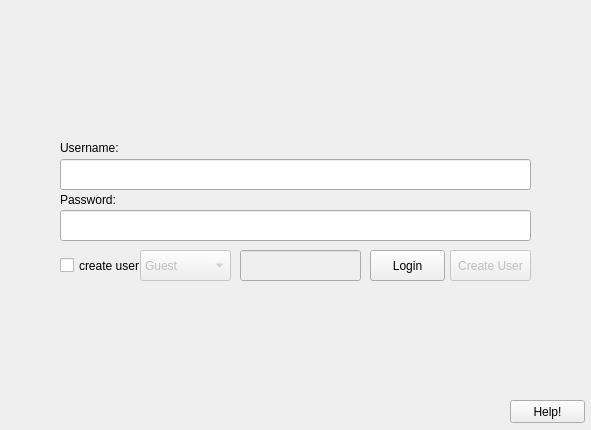
<?xml version="1.0" encoding="UTF-8"?>
<ui version="4.0">
 <class>newnew</class>
 <widget class="QDialog" name="newnew">
  <property name="geometry">
   <rect>
    <x>0</x>
    <y>0</y>
    <width>591</width>
    <height>430</height>
   </rect>
  </property>
  <property name="maximumSize">
   <size>
    <width>1000</width>
    <height>430</height>
   </size>
  </property>
  <property name="windowTitle">
   <string>Dialog</string>
  </property>
  <property name="styleSheet">
   <string notr="true">/*
 * The MIT License (MIT)
 *
 * Copyright (c) &lt;2013-2014&gt; &lt;Colin Duquesnoy&gt;
 *
 * Permission is hereby granted, free of charge, to any person obtaining a copy
 * of this software and associated documentation files (the &quot;Software&quot;), to deal
 * in the Software without restriction, including without limitation the rights
 * to use, copy, modify, merge, publish, distribute, sublicense, and/or sell
 * copies of the Software, and to permit persons to whom the Software is
 * furnished to do so, subject to the following conditions:

 * The above copyright notice and this permission notice shall be included in
 * all copies or substantial portions of the Software.

 * THE SOFTWARE IS PROVIDED &quot;AS IS&quot;, WITHOUT WARRANTY OF ANY KIND, EXPRESS OR
 * IMPLIED, INCLUDING BUT NOT LIMITED TO THE WARRANTIES OF MERCHANTABILITY,
 * FITNESS FOR A PARTICULAR PURPOSE AND NONINFRINGEMENT. IN NO EVENT SHALL THE
 * AUTHORS OR COPYRIGHT HOLDERS BE LIABLE FOR ANY CLAIM, DAMAGES OR OTHER
 * LIABILITY, WHETHER IN AN ACTION OF CONTRACT, TORT OR OTHERWISE, ARISING FROM,
 * OUT OF OR IN CONNECTION WITH THE SOFTWARE OR THE USE OR OTHER DEALINGS IN
 * THE SOFTWARE.
 */
QToolTip
{
    border: 1px solid #76797C;
    background-color: rgb(90, 102, 117);;
    color: white;
    padding: 5px;
    opacity: 200;
}

QWidget
{
    color: #eff0f1;
    background-color: #31363b;
    selection-background-color:#3daee9;
    selection-color: #eff0f1;
    background-clip: border;
    border-image: none;
    border: 0px transparent black;
    outline: 0;
}

QWidget:item:hover
{
    background-color: #18465d;
    color: #eff0f1;
}

QWidget:item:selected
{
    background-color: #18465d;
}

QCheckBox
{
    spacing: 5px;
    outline: none;
    color: #eff0f1;
    margin-bottom: 2px;
}

QCheckBox:disabled
{
    color: #76797C;
}

QCheckBox::indicator,
QGroupBox::indicator
{
    width: 18px;
    height: 18px;
}
QGroupBox::indicator
{
    margin-left: 2px;
}

QCheckBox::indicator:unchecked
{
    image: url(:/qss_icons/rc/checkbox_unchecked.png);
}

QCheckBox::indicator:unchecked:hover,
QCheckBox::indicator:unchecked:focus,
QCheckBox::indicator:unchecked:pressed,
QGroupBox::indicator:unchecked:hover,
QGroupBox::indicator:unchecked:focus,
QGroupBox::indicator:unchecked:pressed
{
  border: none;
    image: url(:/qss_icons/rc/checkbox_unchecked_focus.png);
}

QCheckBox::indicator:checked
{
    image: url(:/qss_icons/rc/checkbox_checked.png);
}

QCheckBox::indicator:checked:hover,
QCheckBox::indicator:checked:focus,
QCheckBox::indicator:checked:pressed,
QGroupBox::indicator:checked:hover,
QGroupBox::indicator:checked:focus,
QGroupBox::indicator:checked:pressed
{
  border: none;
    image: url(:/qss_icons/rc/checkbox_checked_focus.png);
}


QCheckBox::indicator:indeterminate
{
    image: url(:/qss_icons/rc/checkbox_indeterminate.png);
}

QCheckBox::indicator:indeterminate:focus,
QCheckBox::indicator:indeterminate:hover,
QCheckBox::indicator:indeterminate:pressed
{
    image: url(:/qss_icons/rc/checkbox_indeterminate_focus.png);
}

QCheckBox::indicator:checked:disabled,
QGroupBox::indicator:checked:disabled
{
    image: url(:/qss_icons/rc/checkbox_checked_disabled.png);
}

QCheckBox::indicator:unchecked:disabled,
QGroupBox::indicator:unchecked:disabled
{
    image: url(:/qss_icons/rc/checkbox_unchecked_disabled.png);
}

QRadioButton
{
    spacing: 5px;
    outline: none;
    color: #eff0f1;
    margin-bottom: 2px;
}

QRadioButton:disabled
{
    color: #76797C;
}
QRadioButton::indicator
{
    width: 21px;
    height: 21px;
}

QRadioButton::indicator:unchecked
{
    image: url(:/qss_icons/rc/radio_unchecked.png);
}


QRadioButton::indicator:unchecked:hover,
QRadioButton::indicator:unchecked:focus,
QRadioButton::indicator:unchecked:pressed
{
    border: none;
    outline: none;
    image: url(:/qss_icons/rc/radio_unchecked_focus.png);
}

QRadioButton::indicator:checked
{
    border: none;
    outline: none;
    image: url(:/qss_icons/rc/radio_checked.png);
}

QRadioButton::indicator:checked:hover,
QRadioButton::indicator:checked:focus,
QRadioButton::indicator:checked:pressed
{
    border: none;
    outline: none;
    image: url(:/qss_icons/rc/radio_checked_focus.png);
}

QRadioButton::indicator:checked:disabled
{
    outline: none;
    image: url(:/qss_icons/rc/radio_checked_disabled.png);
}

QRadioButton::indicator:unchecked:disabled
{
    image: url(:/qss_icons/rc/radio_unchecked_disabled.png);
}


QMenuBar
{
    background-color: #31363b;
    color: #eff0f1;
}

QMenuBar::item
{
    background: transparent;
}

QMenuBar::item:selected
{
    background: transparent;
    border: 1px solid #76797C;
}

QMenuBar::item:pressed
{
    border: 1px solid #76797C;
    background-color: #3daee9;
    color: #eff0f1;
    margin-bottom:-1px;
    padding-bottom:1px;
}

QMenu
{
    border: 1px solid #76797C;
    color: #eff0f1;
    margin: 2px;
}

QMenu::icon
{
    margin: 5px;
}

QMenu::item
{
    padding: 5px 30px 5px 30px;
    margin-left: 5px;
    border: 1px solid transparent; /* reserve space for selection border */
}

QMenu::item:selected
{
    color: #eff0f1;
}

QMenu::separator {
    height: 2px;
    background: lightblue;
    margin-left: 10px;
    margin-right: 5px;
}

QMenu::indicator {
    width: 18px;
    height: 18px;
}

/* non-exclusive indicator = check box style indicator
   (see QActionGroup::setExclusive) */
QMenu::indicator:non-exclusive:unchecked {
    image: url(:/qss_icons/rc/checkbox_unchecked.png);
}

QMenu::indicator:non-exclusive:unchecked:selected {
    image: url(:/qss_icons/rc/checkbox_unchecked_disabled.png);
}

QMenu::indicator:non-exclusive:checked {
    image: url(:/qss_icons/rc/checkbox_checked.png);
}

QMenu::indicator:non-exclusive:checked:selected {
    image: url(:/qss_icons/rc/checkbox_checked_disabled.png);
}

/* exclusive indicator = radio button style indicator (see QActionGroup::setExclusive) */
QMenu::indicator:exclusive:unchecked {
    image: url(:/qss_icons/rc/radio_unchecked.png);
}

QMenu::indicator:exclusive:unchecked:selected {
    image: url(:/qss_icons/rc/radio_unchecked_disabled.png);
}

QMenu::indicator:exclusive:checked {
    image: url(:/qss_icons/rc/radio_checked.png);
}

QMenu::indicator:exclusive:checked:selected {
    image: url(:/qss_icons/rc/radio_checked_disabled.png);
}

QMenu::right-arrow {
    margin: 5px;
    image: url(:/qss_icons/rc/right_arrow.png)
}


QWidget:disabled
{
    color: #454545;
    background-color: #31363b;
}

QAbstractItemView
{
    alternate-background-color: #31363b;
    color: #eff0f1;
    border: 1px solid 3A3939;
    border-radius: 2px;
}

QWidget:focus, QMenuBar:focus
{
    border: 1px solid #3daee9;
}

QTabWidget:focus, QCheckBox:focus, QRadioButton:focus, QSlider:focus
{
    border: none;
}

QLineEdit
{
    background-color: #232629;
    padding: 5px;
    border-style: solid;
    border: 1px solid #76797C;
    border-radius: 2px;
    color: #eff0f1;
}

QAbstractItemView QLineEdit
{
    padding: 0;
}

QGroupBox {
    border:1px solid #76797C;
    border-radius: 2px;
    margin-top: 20px;
}

QGroupBox::title {
    subcontrol-origin: margin;
    subcontrol-position: top center;
    padding-left: 10px;
    padding-right: 10px;
    padding-top: 10px;
}

QAbstractScrollArea
{
    border-radius: 2px;
    border: 1px solid #76797C;
    background-color: transparent;
}

QScrollBar:horizontal
{
    height: 15px;
    margin: 3px 15px 3px 15px;
    border: 1px transparent #2A2929;
    border-radius: 4px;
    background-color: #2A2929;
}

QScrollBar::handle:horizontal
{
    background-color: #605F5F;
    min-width: 5px;
    border-radius: 4px;
}

QScrollBar::add-line:horizontal
{
    margin: 0px 3px 0px 3px;
    border-image: url(:/qss_icons/rc/right_arrow_disabled.png);
    width: 10px;
    height: 10px;
    subcontrol-position: right;
    subcontrol-origin: margin;
}

QScrollBar::sub-line:horizontal
{
    margin: 0px 3px 0px 3px;
    border-image: url(:/qss_icons/rc/left_arrow_disabled.png);
    height: 10px;
    width: 10px;
    subcontrol-position: left;
    subcontrol-origin: margin;
}

QScrollBar::add-line:horizontal:hover,QScrollBar::add-line:horizontal:on
{
    border-image: url(:/qss_icons/rc/right_arrow.png);
    height: 10px;
    width: 10px;
    subcontrol-position: right;
    subcontrol-origin: margin;
}


QScrollBar::sub-line:horizontal:hover, QScrollBar::sub-line:horizontal:on
{
    border-image: url(:/qss_icons/rc/left_arrow.png);
    height: 10px;
    width: 10px;
    subcontrol-position: left;
    subcontrol-origin: margin;
}

QScrollBar::up-arrow:horizontal, QScrollBar::down-arrow:horizontal
{
    background: none;
}


QScrollBar::add-page:horizontal, QScrollBar::sub-page:horizontal
{
    background: none;
}

QScrollBar:vertical
{
    background-color: #2A2929;
    width: 15px;
    margin: 15px 3px 15px 3px;
    border: 1px transparent #2A2929;
    border-radius: 4px;
}

QScrollBar::handle:vertical
{
    background-color: #605F5F;
    min-height: 5px;
    border-radius: 4px;
}

QScrollBar::sub-line:vertical
{
    margin: 3px 0px 3px 0px;
    border-image: url(:/qss_icons/rc/up_arrow_disabled.png);
    height: 10px;
    width: 10px;
    subcontrol-position: top;
    subcontrol-origin: margin;
}

QScrollBar::add-line:vertical
{
    margin: 3px 0px 3px 0px;
    border-image: url(:/qss_icons/rc/down_arrow_disabled.png);
    height: 10px;
    width: 10px;
    subcontrol-position: bottom;
    subcontrol-origin: margin;
}

QScrollBar::sub-line:vertical:hover,QScrollBar::sub-line:vertical:on
{

    border-image: url(:/qss_icons/rc/up_arrow.png);
    height: 10px;
    width: 10px;
    subcontrol-position: top;
    subcontrol-origin: margin;
}


QScrollBar::add-line:vertical:hover, QScrollBar::add-line:vertical:on
{
    border-image: url(:/qss_icons/rc/down_arrow.png);
    height: 10px;
    width: 10px;
    subcontrol-position: bottom;
    subcontrol-origin: margin;
}

QScrollBar::up-arrow:vertical, QScrollBar::down-arrow:vertical
{
    background: none;
}


QScrollBar::add-page:vertical, QScrollBar::sub-page:vertical
{
    background: none;
}

QTextEdit
{
    background-color: #232629;
    color: #eff0f1;
    border: 1px solid #76797C;
}

QPlainTextEdit
{
    background-color: #232629;;
    color: #eff0f1;
    border-radius: 2px;
    border: 1px solid #76797C;
}

QHeaderView::section
{
    background-color: #76797C;
    color: #eff0f1;
    padding: 5px;
    border: 1px solid #76797C;
}

QSizeGrip {
    image: url(:/qss_icons/rc/sizegrip.png);
    width: 12px;
    height: 12px;
}


QMainWindow::separator
{
    background-color: #31363b;
    color: white;
    padding-left: 4px;
    spacing: 2px;
    border: 1px dashed #76797C;
}

QMainWindow::separator:hover
{

    background-color: #787876;
    color: white;
    padding-left: 4px;
    border: 1px solid #76797C;
    spacing: 2px;
}


QMenu::separator
{
    height: 1px;
    background-color: #76797C;
    color: white;
    padding-left: 4px;
    margin-left: 10px;
    margin-right: 5px;
}


QFrame
{
    border-radius: 2px;
    border: 1px solid #76797C;
}

QFrame[frameShape=&quot;0&quot;]
{
    border-radius: 2px;
    border: 1px transparent #76797C;
}

QStackedWidget
{
    border: 1px transparent black;
}

QToolBar {
    border: 1px transparent #393838;
    background: 1px solid #31363b;
    font-weight: bold;
}

QToolBar::handle:horizontal {
    image: url(:/qss_icons/rc/Hmovetoolbar.png);
}
QToolBar::handle:vertical {
    image: url(:/qss_icons/rc/Vmovetoolbar.png);
}
QToolBar::separator:horizontal {
    image: url(:/qss_icons/rc/Hsepartoolbar.png);
}
QToolBar::separator:vertical {
    image: url(:/qss_icons/rc/Vsepartoolbar.png);
}
QToolButton#qt_toolbar_ext_button {
    background: #58595a
}

QPushButton
{
    color: #eff0f1;
    background-color: #31363b;
    border-width: 1px;
    border-color: #76797C;
    border-style: solid;
    padding: 5px;
    border-radius: 2px;
    outline: none;
}

QPushButton:disabled
{
    background-color: #31363b;
    border-width: 1px;
    border-color: #454545;
    border-style: solid;
    padding-top: 5px;
    padding-bottom: 5px;
    padding-left: 10px;
    padding-right: 10px;
    border-radius: 2px;
    color: #454545;
}

QPushButton:focus {
    background-color: #3daee9;
    color: white;
}

QPushButton:pressed
{
    background-color: #3daee9;
    padding-top: -15px;
    padding-bottom: -17px;
}

QComboBox
{
    selection-background-color: #3daee9;
    border-style: solid;
    border: 1px solid #76797C;
    border-radius: 2px;
    padding: 5px;
    min-width: 75px;
}

QPushButton:checked{
    background-color: #76797C;
    border-color: #6A6969;
}

QComboBox:hover,QPushButton:hover,QAbstractSpinBox:hover,QLineEdit:hover,QTextEdit:hover,QPlainTextEdit:hover,QAbstractView:hover,QTreeView:hover
{
    border: 1px solid #3daee9;
    color: #eff0f1;
}

QComboBox:on
{
    padding-top: 3px;
    padding-left: 4px;
    selection-background-color: #4a4a4a;
}

QComboBox QAbstractItemView
{
    background-color: #232629;
    border-radius: 2px;
    border: 1px solid #76797C;
    selection-background-color: #18465d;
}

QComboBox::drop-down
{
    subcontrol-origin: padding;
    subcontrol-position: top right;
    width: 15px;

    border-left-width: 0px;
    border-left-color: darkgray;
    border-left-style: solid;
    border-top-right-radius: 3px;
    border-bottom-right-radius: 3px;
}

QComboBox::down-arrow
{
    image: url(:/qss_icons/rc/down_arrow_disabled.png);
}

QComboBox::down-arrow:on, QComboBox::down-arrow:hover,
QComboBox::down-arrow:focus
{
    image: url(:/qss_icons/rc/down_arrow.png);
}

QAbstractSpinBox {
    padding: 5px;
    border: 1px solid #76797C;
    background-color: #232629;
    color: #eff0f1;
    border-radius: 2px;
    min-width: 75px;
}

QAbstractSpinBox:up-button
{
    background-color: transparent;
    subcontrol-origin: border;
    subcontrol-position: center right;
}

QAbstractSpinBox:down-button
{
    background-color: transparent;
    subcontrol-origin: border;
    subcontrol-position: center left;
}

QAbstractSpinBox::up-arrow,QAbstractSpinBox::up-arrow:disabled,QAbstractSpinBox::up-arrow:off {
    image: url(:/qss_icons/rc/up_arrow_disabled.png);
    width: 10px;
    height: 10px;
}
QAbstractSpinBox::up-arrow:hover
{
    image: url(:/qss_icons/rc/up_arrow.png);
}


QAbstractSpinBox::down-arrow,QAbstractSpinBox::down-arrow:disabled,QAbstractSpinBox::down-arrow:off
{
    image: url(:/qss_icons/rc/down_arrow_disabled.png);
    width: 10px;
    height: 10px;
}
QAbstractSpinBox::down-arrow:hover
{
    image: url(:/qss_icons/rc/down_arrow.png);
}


QLabel
{
    border: 0px solid black;
}

QTabWidget{
    border: 0px transparent black;
}

QTabWidget::pane {
    border: 1px solid #76797C;
    padding: 5px;
    margin: 0px;
}

QTabWidget::tab-bar {
    left: 5px; /* move to the right by 5px */
}

QTabBar
{
    qproperty-drawBase: 0;
    border-radius: 3px;
}

QTabBar:focus
{
    border: 0px transparent black;
}

QTabBar::close-button  {
    image: url(:/qss_icons/rc/close.png);
    background: transparent;
}

QTabBar::close-button:hover
{
    image: url(:/qss_icons/rc/close-hover.png);
    background: transparent;
}

QTabBar::close-button:pressed {
    image: url(:/qss_icons/rc/close-pressed.png);
    background: transparent;
}

/* TOP TABS */
QTabBar::tab:top {
    color: #eff0f1;
    border: 1px solid #76797C;
    border-bottom: 1px transparent black;
    background-color: #31363b;
    padding: 5px;
    min-width: 50px;
    border-top-left-radius: 2px;
    border-top-right-radius: 2px;
}

QTabBar::tab:top:!selected
{
    color: #eff0f1;
    background-color: #54575B;
    border: 1px solid #76797C;
    border-bottom: 1px transparent black;
    border-top-left-radius: 2px;
    border-top-right-radius: 2px;    
}

QTabBar::tab:top:!selected:hover {
    background-color: #3daee9;
}

/* BOTTOM TABS */
QTabBar::tab:bottom {
    color: #eff0f1;
    border: 1px solid #76797C;
    border-top: 1px transparent black;
    background-color: #31363b;
    padding: 5px;
    border-bottom-left-radius: 2px;
    border-bottom-right-radius: 2px;
    min-width: 50px;
}

QTabBar::tab:bottom:!selected
{
    color: #eff0f1;
    background-color: #54575B;
    border: 1px solid #76797C;
    border-top: 1px transparent black;
    border-bottom-left-radius: 2px;
    border-bottom-right-radius: 2px;
}

QTabBar::tab:bottom:!selected:hover {
    background-color: #3daee9;
}

/* LEFT TABS */
QTabBar::tab:left {
    color: #eff0f1;
    border: 1px solid #76797C;
    border-left: 1px transparent black;
    background-color: #31363b;
    padding: 5px;
    border-top-right-radius: 2px;
    border-bottom-right-radius: 2px;
    min-height: 50px;
}

QTabBar::tab:left:!selected
{
    color: #eff0f1;
    background-color: #54575B;
    border: 1px solid #76797C;
    border-left: 1px transparent black;
    border-top-right-radius: 2px;
    border-bottom-right-radius: 2px;
}

QTabBar::tab:left:!selected:hover {
    background-color: #3daee9;
}


/* RIGHT TABS */
QTabBar::tab:right {
    color: #eff0f1;
    border: 1px solid #76797C;
    border-right: 1px transparent black;
    background-color: #31363b;
    padding: 5px;
    border-top-left-radius: 2px;
    border-bottom-left-radius: 2px;
    min-height: 50px;
}

QTabBar::tab:right:!selected
{
    color: #eff0f1;
    background-color: #54575B;
    border: 1px solid #76797C;
    border-right: 1px transparent black;
    border-top-left-radius: 2px;
    border-bottom-left-radius: 2px;
}

QTabBar::tab:right:!selected:hover {
    background-color: #3daee9;
}

QTabBar QToolButton::right-arrow:enabled {
     image: url(:/qss_icons/rc/right_arrow.png);
 }

 QTabBar QToolButton::left-arrow:enabled {
     image: url(:/qss_icons/rc/left_arrow.png);
 }

QTabBar QToolButton::right-arrow:disabled {
     image: url(:/qss_icons/rc/right_arrow_disabled.png);
 }

 QTabBar QToolButton::left-arrow:disabled {
     image: url(:/qss_icons/rc/left_arrow_disabled.png);
 }


QDockWidget {
    background: #31363b;
    border: 1px solid #403F3F;
    titlebar-close-icon: url(:/qss_icons/rc/close.png);
    titlebar-normal-icon: url(:/qss_icons/rc/undock.png);
}

QDockWidget::close-button, QDockWidget::float-button {
    border: 1px solid transparent;
    border-radius: 2px;
    background: transparent;
}

QDockWidget::close-button:hover, QDockWidget::float-button:hover {
    background: rgba(255, 255, 255, 10);
}

QDockWidget::close-button:pressed, QDockWidget::float-button:pressed {
    padding: 1px -1px -1px 1px;
    background: rgba(255, 255, 255, 10);
}

QTreeView, QListView
{
    border: 1px solid #76797C;
    background-color: #232629;
}

QTreeView:branch:selected, QTreeView:branch:hover
{
    background: url(:/qss_icons/rc/transparent.png);
}

QTreeView::branch:has-siblings:!adjoins-item {
    border-image: url(:/qss_icons/rc/transparent.png);
}

QTreeView::branch:has-siblings:adjoins-item {
    border-image: url(:/qss_icons/rc/transparent.png);
}

QTreeView::branch:!has-children:!has-siblings:adjoins-item {
    border-image: url(:/qss_icons/rc/transparent.png);
}

QTreeView::branch:has-children:!has-siblings:closed,
QTreeView::branch:closed:has-children:has-siblings {
    image: url(:/qss_icons/rc/branch_closed.png);
}

QTreeView::branch:open:has-children:!has-siblings,
QTreeView::branch:open:has-children:has-siblings  {
    image: url(:/qss_icons/rc/branch_open.png);
}

QTreeView::branch:has-children:!has-siblings:closed:hover,
QTreeView::branch:closed:has-children:has-siblings:hover {
    image: url(:/qss_icons/rc/branch_closed-on.png);
    }

QTreeView::branch:open:has-children:!has-siblings:hover,
QTreeView::branch:open:has-children:has-siblings:hover  {
    image: url(:/qss_icons/rc/branch_open-on.png);
    }

QListView::item:!selected:hover, QTreeView::item:!selected:hover  {
    background: #18465d;
    outline: 0;
    color: #eff0f1
}

QListView::item:selected:hover, QTreeView::item:selected:hover  {
    background: #287399;
    color: #eff0f1;
}

QSlider::groove:horizontal {
    border: 1px solid #565a5e;
    height: 4px;
    background: #565a5e;
    margin: 0px;
    border-radius: 2px;
}

QSlider::handle:horizontal {
    background: #232629;
    border: 1px solid #565a5e;
    width: 16px;
    height: 16px;
    margin: -8px 0;
    border-radius: 9px;
}

QSlider::groove:vertical {
    border: 1px solid #565a5e;
    width: 4px;
    background: #565a5e;
    margin: 0px;
    border-radius: 3px;
}

QSlider::handle:vertical {
    background: #232629;
    border: 1px solid #565a5e;
    width: 16px;
    height: 16px;
    margin: 0 -8px;
    border-radius: 9px;
}

QToolButton {
    background-color: transparent;
    border: 1px transparent #76797C;
    border-radius: 2px;
    margin: 3px;
    padding: 5px;
}

QToolButton[popupMode=&quot;1&quot;] { /* only for MenuButtonPopup */
 padding-right: 20px; /* make way for the popup button */
 border: 1px #76797C;
 border-radius: 5px;
}

QToolButton[popupMode=&quot;2&quot;] { /* only for InstantPopup */
 padding-right: 10px; /* make way for the popup button */
 border: 1px #76797C;
}


QToolButton:hover, QToolButton::menu-button:hover {
    background-color: transparent;
    border: 1px solid #3daee9;
    padding: 5px;
}

QToolButton:checked, QToolButton:pressed,
        QToolButton::menu-button:pressed {
    background-color: #3daee9;
    border: 1px solid #3daee9;
    padding: 5px;
}

/* the subcontrol below is used only in the InstantPopup or DelayedPopup mode */
QToolButton::menu-indicator {
    image: url(:/qss_icons/rc/down_arrow.png);
    top: -7px; left: -2px; /* shift it a bit */
}

/* the subcontrols below are used only in the MenuButtonPopup mode */
QToolButton::menu-button {
    border: 1px transparent #76797C;
    border-top-right-radius: 6px;
    border-bottom-right-radius: 6px;
    /* 16px width + 4px for border = 20px allocated above */
    width: 16px;
    outline: none;
}

QToolButton::menu-arrow {
    image: url(:/qss_icons/rc/down_arrow.png);
}

QToolButton::menu-arrow:open {
    border: 1px solid #76797C;
}

QPushButton::menu-indicator  {
    subcontrol-origin: padding;
    subcontrol-position: bottom right;
    left: 8px;
}

QTableView
{
    border: 1px solid #76797C;
    gridline-color: #31363b;
    background-color: #232629;
}


QTableView, QHeaderView
{
    border-radius: 0px;
}

QTableView::item:pressed, QListView::item:pressed, QTreeView::item:pressed  {
    background: #18465d;
    color: #eff0f1;
}

QTableView::item:selected:active, QTreeView::item:selected:active, QListView::item:selected:active  {
    background: #287399;
    color: #eff0f1;
}


QHeaderView
{
    background-color: #31363b;
    border: 1px transparent;
    border-radius: 0px;
    margin: 0px;
    padding: 0px;

}

QHeaderView::section  {
    background-color: #31363b;
    color: #eff0f1;
    padding: 5px;
    border: 1px solid #76797C;
    border-radius: 0px;
    text-align: center;
}

QHeaderView::section::vertical::first, QHeaderView::section::vertical::only-one
{
    border-top: 1px solid #76797C;
}

QHeaderView::section::vertical
{
    border-top: transparent;
}

QHeaderView::section::horizontal::first, QHeaderView::section::horizontal::only-one
{
    border-left: 1px solid #76797C;
}

QHeaderView::section::horizontal
{
    border-left: transparent;
}


QHeaderView::section:checked
 {
    color: white;
    background-color: #334e5e;
 }

 /* style the sort indicator */
QHeaderView::down-arrow {
    image: url(:/qss_icons/rc/down_arrow.png);
}

QHeaderView::up-arrow {
    image: url(:/qss_icons/rc/up_arrow.png);
}


QTableCornerButton::section {
    background-color: #31363b;
    border: 1px transparent #76797C;
    border-radius: 0px;
}

QToolBox  {
    padding: 5px;
    border: 1px transparent black;
}

QToolBox::tab {
    color: #eff0f1;
    background-color: #31363b;
    border: 1px solid #76797C;
    border-bottom: 1px transparent #31363b;
    border-top-left-radius: 5px;
    border-top-right-radius: 5px;
}

QToolBox::tab:selected { /* italicize selected tabs */
    font: italic;
    background-color: #31363b;
    border-color: #3daee9;
 }

QStatusBar::item {
    border: 0px transparent dark;
 }


QFrame[height=&quot;3&quot;], QFrame[width=&quot;3&quot;] {
    background-color: #76797C;
}


QSplitter::handle {
    border: 1px dashed #76797C;
}

QSplitter::handle:hover {
    background-color: #787876;
    border: 1px solid #76797C;
}

QSplitter::handle:horizontal {
    width: 1px;
}

QSplitter::handle:vertical {
    height: 1px;
}

QProgressBar {
    border: 1px solid #76797C;
    border-radius: 5px;
    text-align: center;
}

QProgressBar::chunk {
    background-color: #05B8CC;
}

QDateEdit
{
    selection-background-color: #3daee9;
    border-style: solid;
    border: 1px solid #3375A3;
    border-radius: 2px;
    padding: 1px;
    min-width: 75px;
}

QDateEdit:on
{
    padding-top: 3px;
    padding-left: 4px;
    selection-background-color: #4a4a4a;
}

QDateEdit QAbstractItemView
{
    background-color: #232629;
    border-radius: 2px;
    border: 1px solid #3375A3;
    selection-background-color: #3daee9;
}

QDateEdit::drop-down
{
    subcontrol-origin: padding;
    subcontrol-position: top right;
    width: 15px;
    border-left-width: 0px;
    border-left-color: darkgray;
    border-left-style: solid;
    border-top-right-radius: 3px;
    border-bottom-right-radius: 3px;
}

QDateEdit::down-arrow
{
    image: url(:/qss_icons/rc/down_arrow_disabled.png);
}

QDateEdit::down-arrow:on, QDateEdit::down-arrow:hover,
QDateEdit::down-arrow:focus
{
    image: url(:/qss_icons/rc/down_arrow.png);
}
</string>
  </property>
  <widget class="QLabel" name="label">
   <property name="geometry">
    <rect>
     <x>40</x>
     <y>20</y>
     <width>511</width>
     <height>91</height>
    </rect>
   </property>
   <property name="font">
    <font>
     <pointsize>4</pointsize>
    </font>
   </property>
   <property name="text">
    <string/>
   </property>
   <property name="pixmap">
    <pixmap resource="resources.qrc">:/Images/2D Graphic Label.png</pixmap>
   </property>
   <property name="scaledContents">
    <bool>true</bool>
   </property>
  </widget>
  <widget class="QLineEdit" name="nameEdit">
   <property name="geometry">
    <rect>
     <x>60</x>
     <y>159</y>
     <width>471</width>
     <height>31</height>
    </rect>
   </property>
   <property name="font">
    <font>
     <pointsize>8</pointsize>
    </font>
   </property>
  </widget>
  <widget class="QLineEdit" name="passwordEdit">
   <property name="geometry">
    <rect>
     <x>60</x>
     <y>210</y>
     <width>471</width>
     <height>31</height>
    </rect>
   </property>
   <property name="font">
    <font>
     <pointsize>8</pointsize>
    </font>
   </property>
  </widget>
  <widget class="QLabel" name="label_2">
   <property name="geometry">
    <rect>
     <x>60</x>
     <y>140</y>
     <width>121</width>
     <height>16</height>
    </rect>
   </property>
   <property name="text">
    <string>Username:</string>
   </property>
  </widget>
  <widget class="QLabel" name="label_3">
   <property name="geometry">
    <rect>
     <x>60</x>
     <y>190</y>
     <width>151</width>
     <height>20</height>
    </rect>
   </property>
   <property name="text">
    <string>Password:</string>
   </property>
  </widget>
  <widget class="QPushButton" name="createButton">
   <property name="enabled">
    <bool>false</bool>
   </property>
   <property name="geometry">
    <rect>
     <x>450</x>
     <y>250</y>
     <width>81</width>
     <height>31</height>
    </rect>
   </property>
   <property name="text">
    <string>Create User</string>
   </property>
  </widget>
  <widget class="QPushButton" name="loginButton">
   <property name="geometry">
    <rect>
     <x>370</x>
     <y>250</y>
     <width>75</width>
     <height>31</height>
    </rect>
   </property>
   <property name="text">
    <string>Login</string>
   </property>
  </widget>
  <widget class="QPushButton" name="pushButton_3">
   <property name="geometry">
    <rect>
     <x>510</x>
     <y>400</y>
     <width>75</width>
     <height>23</height>
    </rect>
   </property>
   <property name="text">
    <string>Help!</string>
   </property>
  </widget>
  <widget class="QLabel" name="falling">
   <property name="geometry">
    <rect>
     <x>-4</x>
     <y>-1</y>
     <width>621</width>
     <height>421</height>
    </rect>
   </property>
   <property name="text">
    <string/>
   </property>
   <property name="pixmap">
    <pixmap resource="resources.qrc">:/Images/fallingleaves.gif</pixmap>
   </property>
   <property name="scaledContents">
    <bool>true</bool>
   </property>
  </widget>
  <widget class="QCheckBox" name="userswitch">
   <property name="geometry">
    <rect>
     <x>60</x>
     <y>250</y>
     <width>81</width>
     <height>31</height>
    </rect>
   </property>
   <property name="text">
    <string>create user</string>
   </property>
  </widget>
  <widget class="QComboBox" name="userCombo">
   <property name="enabled">
    <bool>false</bool>
   </property>
   <property name="geometry">
    <rect>
     <x>140</x>
     <y>250</y>
     <width>91</width>
     <height>31</height>
    </rect>
   </property>
   <item>
    <property name="text">
     <string>Guest</string>
    </property>
   </item>
   <item>
    <property name="text">
     <string>Admin</string>
    </property>
   </item>
  </widget>
  <widget class="QLineEdit" name="adminCode">
   <property name="enabled">
    <bool>false</bool>
   </property>
   <property name="geometry">
    <rect>
     <x>240</x>
     <y>250</y>
     <width>121</width>
     <height>31</height>
    </rect>
   </property>
  </widget>
  <widget class="QLabel" name="codeLabel">
   <property name="geometry">
    <rect>
     <x>230</x>
     <y>290</y>
     <width>141</width>
     <height>21</height>
    </rect>
   </property>
   <property name="text">
    <string/>
   </property>
  </widget>
  <widget class="QLabel" name="ERRORADMINCODE">
   <property name="geometry">
    <rect>
     <x>380</x>
     <y>290</y>
     <width>171</width>
     <height>20</height>
    </rect>
   </property>
   <property name="text">
    <string/>
   </property>
  </widget>
  <zorder>falling</zorder>
  <zorder>label</zorder>
  <zorder>label_3</zorder>
  <zorder>loginButton</zorder>
  <zorder>nameEdit</zorder>
  <zorder>pushButton_3</zorder>
  <zorder>passwordEdit</zorder>
  <zorder>label_2</zorder>
  <zorder>createButton</zorder>
  <zorder>userswitch</zorder>
  <zorder>userCombo</zorder>
  <zorder>adminCode</zorder>
  <zorder>codeLabel</zorder>
  <zorder>ERRORADMINCODE</zorder>
 </widget>
 <resources>
  <include location="resources.qrc"/>
 </resources>
 <connections>
  <connection>
   <sender>nameEdit</sender>
   <signal>returnPressed()</signal>
   <receiver>loginButton</receiver>
   <slot>click()</slot>
   <hints>
    <hint type="sourcelabel">
     <x>303</x>
     <y>158</y>
    </hint>
    <hint type="destinationlabel">
     <x>372</x>
     <y>233</y>
    </hint>
   </hints>
  </connection>
  <connection>
   <sender>passwordEdit</sender>
   <signal>returnPressed()</signal>
   <receiver>loginButton</receiver>
   <slot>click()</slot>
   <hints>
    <hint type="sourcelabel">
     <x>263</x>
     <y>204</y>
    </hint>
    <hint type="destinationlabel">
     <x>375</x>
     <y>233</y>
    </hint>
   </hints>
  </connection>
 </connections>
</ui>
